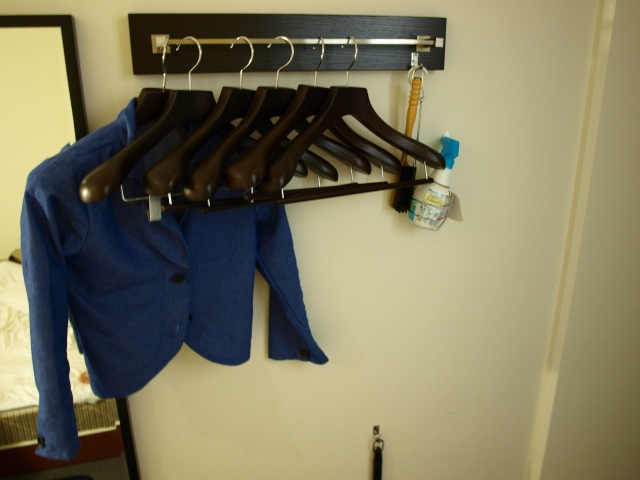
#> input picture img/P1010371.JPG, 640 x 480 px
$ python -i crop.py   (imports and definitions only)
#> lines starting #> are read from the running program, lines starting #| are printed output that depends on the picture; after the words box and inside, x2 and y2 are one past the last pixel; in counts of white or black regions, pixels touching at a corner belong together
#> further down, picture is the input picture: shape (480, 640, 3); mean B, G, R 94.5, 121.1, 126.2
import cv2
import numpy as np

def crop_black_borders(img):
    gray = cv2.cvtColor(img, cv2.COLOR_BGR2GRAY)
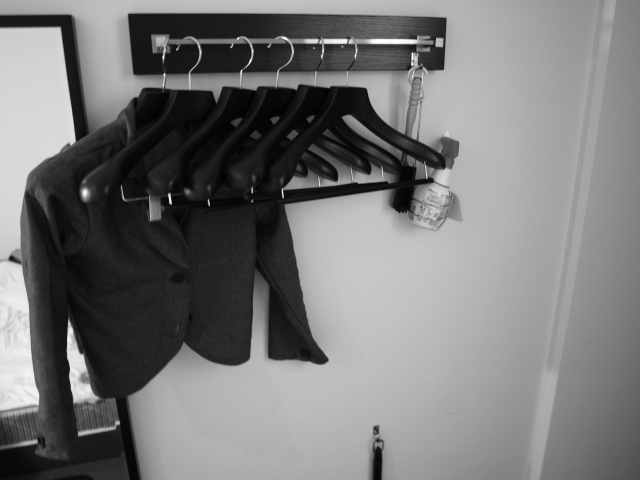
#> gray: shape (480, 640); min 1, max 255, mean 119.6
    _, thresh = cv2.threshold(gray, 1, 255, cv2.THRESH_BINARY)
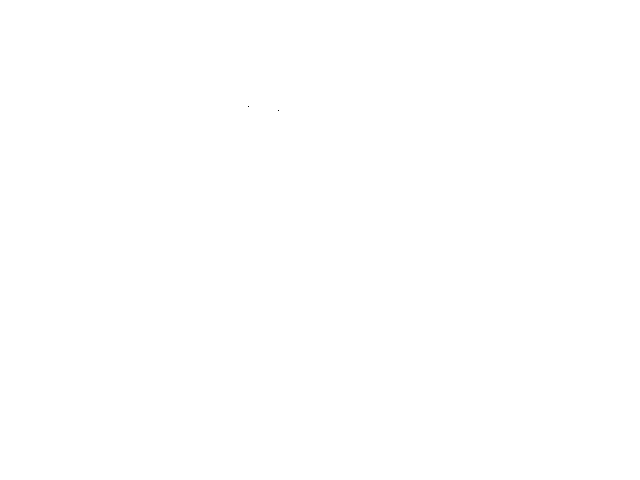
#> thresh: shape (480, 640); 100% white; black in thin lines or dots, all inside (x1, y1, x2, y2) = (248, 106, 279, 111)
    contours, _ = cv2.findContours(thresh, cv2.RETR_EXTERNAL, cv2.CHAIN_APPROX_SIMPLE)
#> contours = [[[0, 0], [0, 479], [639, 479], [639, 0]]]
    if not contours:
        return img
    x, y, w, h = cv2.boundingRect(contours[0])
#> x = 0; y = 0; w = 640; h = 480
    return img[y:y+h, x:x+w]

>>> import cv2
>>> picture = cv2.imread('img/P1010371.JPG')
>>> result = crop_black_borders(picture)

$ run again, on img/P1010372.JPG
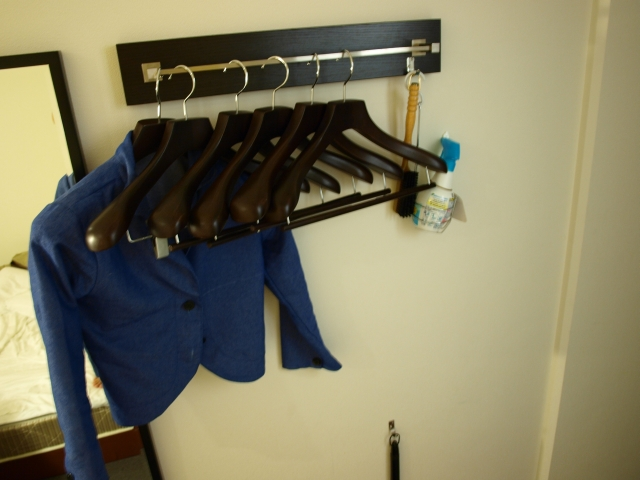
#> input picture img/P1010372.JPG, 640 x 480 px
#> picture is the input picture: shape (480, 640, 3); mean B, G, R 98.5, 125.4, 130.2
#> in crop_black_borders, `gray = cv2.cvtColor(img, cv2.COLOR_BGR2GRAY)`:
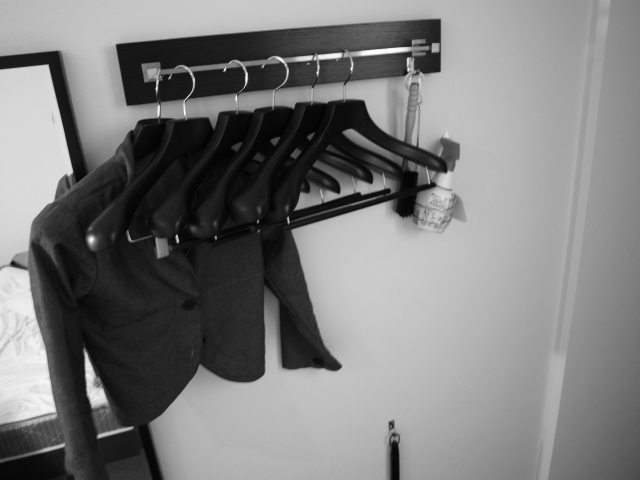
#> gray: shape (480, 640); min 1, max 255, mean 123.8
#> thresh: shape (480, 640); 100% white; black in thin lines or dots, all inside (x1, y1, x2, y2) = (243, 129, 284, 138)
#> contours = [[[0, 0], [0, 479], [639, 479], [639, 0]]]
#> x = 0; w = 640; h = 480

$ run again, on img/P1010373.JPG
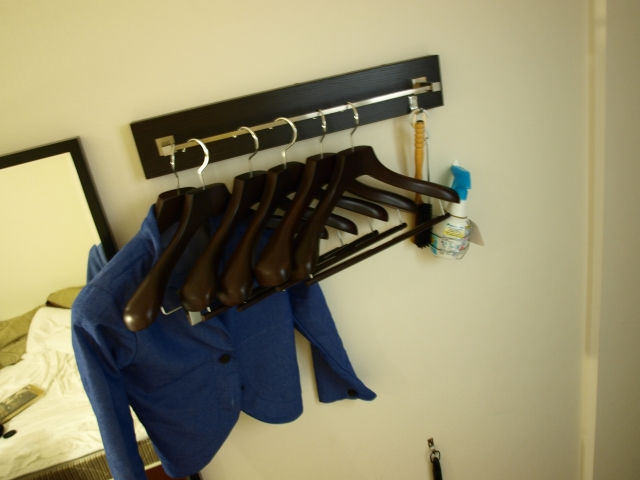
#> input picture img/P1010373.JPG, 640 x 480 px
#> picture is the input picture: shape (480, 640, 3); mean B, G, R 107.6, 138.8, 144.6
#> in crop_black_borders, `gray = cv2.cvtColor(img, cv2.COLOR_BGR2GRAY)`:
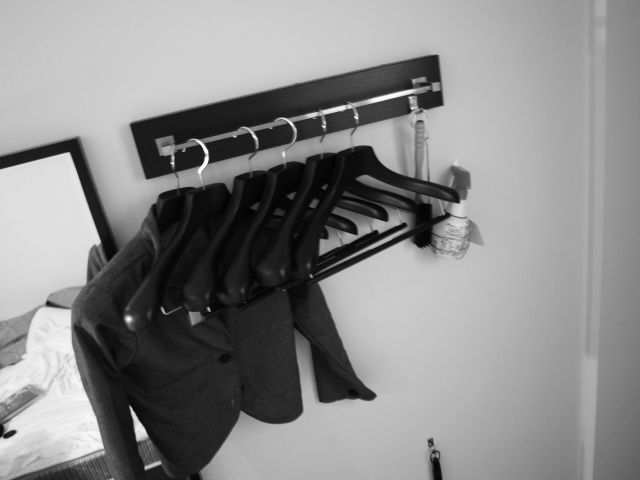
#> gray: shape (480, 640); min 1, max 254, mean 137
#> thresh: shape (480, 640); 100% white; black in thin lines or dots, all inside (x1, y1, x2, y2) = (251, 199, 258, 212)
#> contours = [[[0, 0], [0, 479], [639, 479], [639, 0]]]
#> x = 0; w = 640; h = 480

$ run again, on img/P1010378.JPG
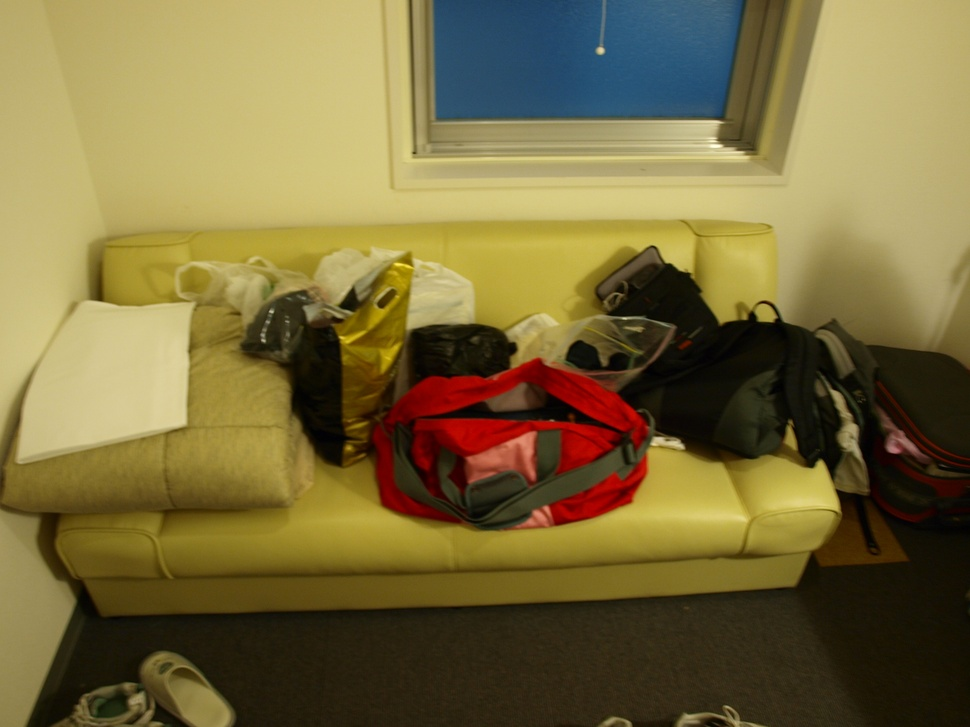
#> input picture img/P1010378.JPG, 970 x 727 px, shrunk from 3648 x 2736 before the run
#> picture is the input picture: shape (727, 970, 3); mean B, G, R 61.5, 108.2, 122
#> in crop_black_borders, `gray = cv2.cvtColor(img, cv2.COLOR_BGR2GRAY)`:
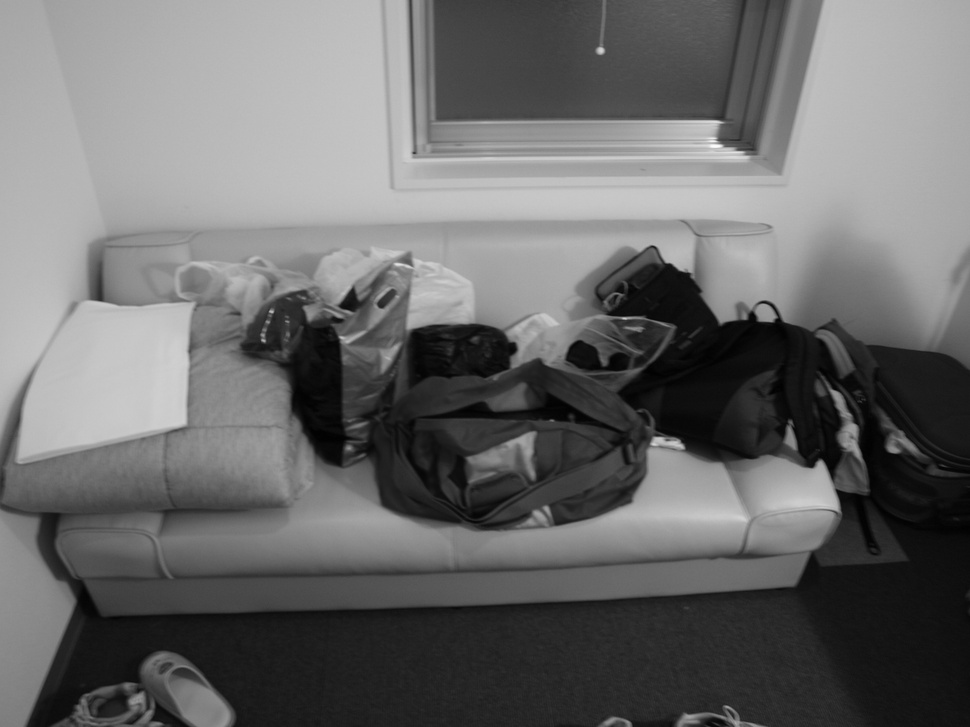
#> gray: shape (727, 970); min 1, max 251, mean 107
#> thresh: shape (727, 970); 100% white; black in thin lines or dots, all inside (x1, y1, x2, y2) = (312, 368, 964, 529)
#> contours = [[[0, 0], [0, 726], [969, 726], [969, 0]]]
#> x = 0; w = 970; h = 727
